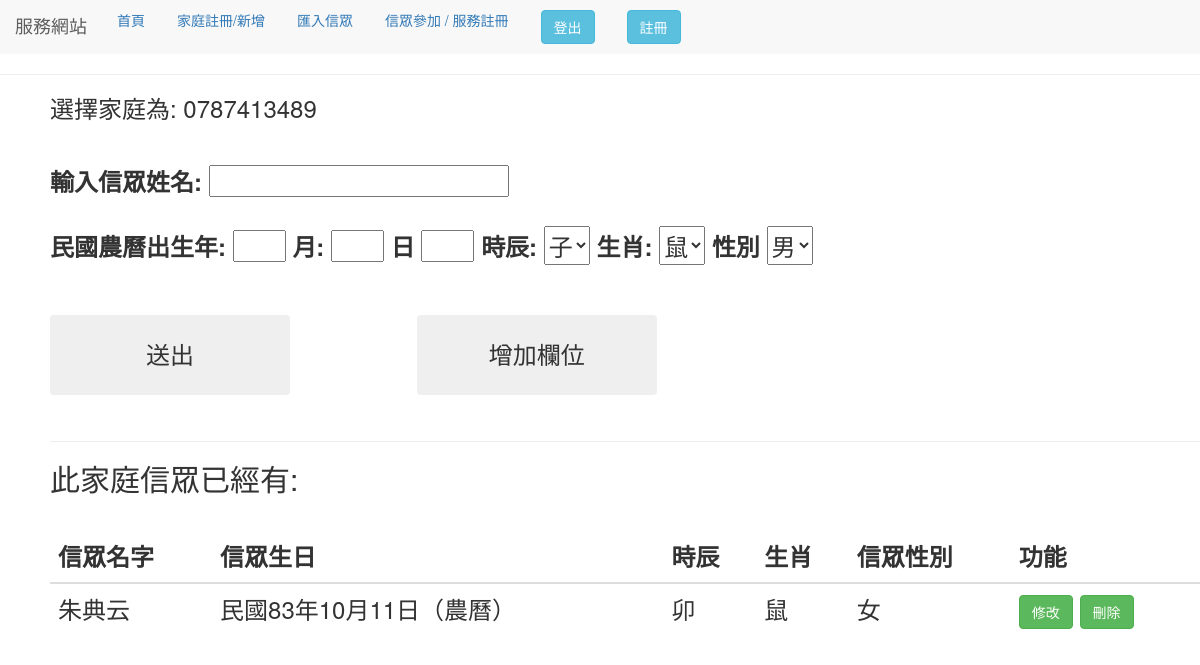
Page /home/43 (signed in) on the earlier database version.
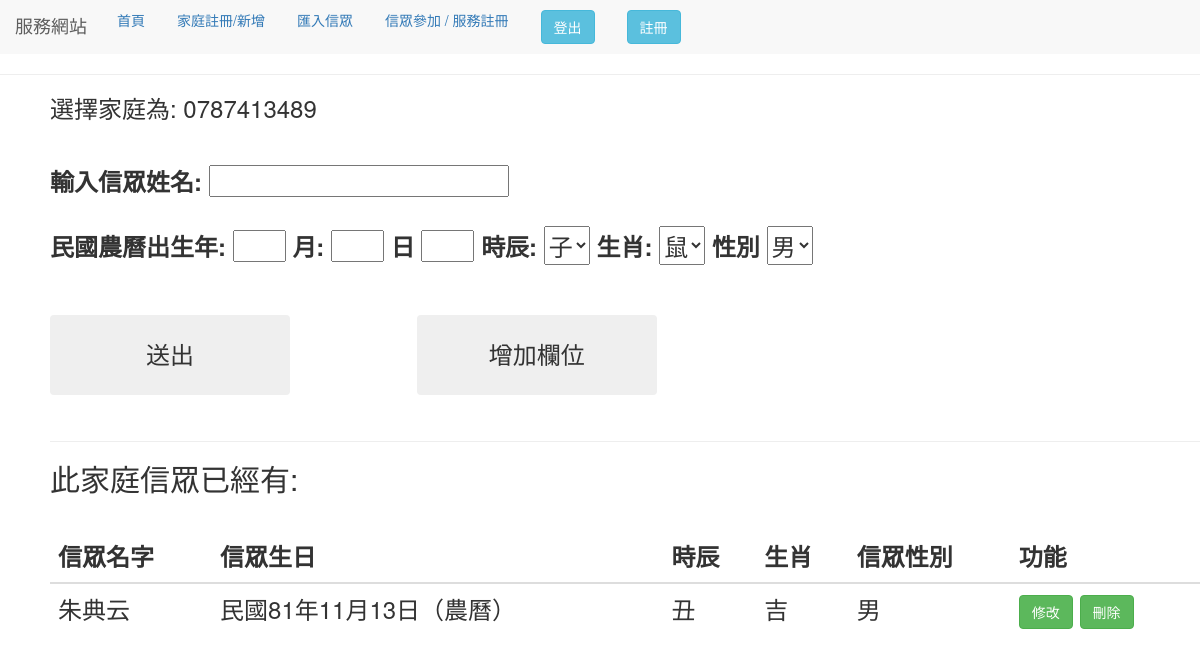
Same page on the later database version.
### use_app/models.py (models this page shows)
class People_data(models.Model):
    name = models.CharField(verbose_name='輸入姓名', max_length=10)
    birthday = models.CharField(verbose_name='西元生日',
                                max_length=20)  # default = timezone.now
    time = models.CharField(max_length=5)
    animal = models.CharField(max_length=3)
    gender = models.CharField(verbose_name='性別',
                              max_length=32,
                              choices=(('male', '男'), ('female', '女')),
                              default="男")
    home_id = models.CharField(max_length=10)
    class Meta:
        verbose_name_plural = '香客資料庫'

### use_app/views.py (the view, shortened to what this page needs)
# urls.py: path("home/<int:pk>",views.people_form,name= "home"),
@login_required(login_url='/use_login')
def people_form(request, pk):
    form = peopleform(request.POST or None)
    fix_form = fix_peopleform(None)
    x_try = Home.objects.get(pk=pk).home_phone
    title_one = "信眾名字"
    title_two = "信眾生日"
    title_three = "信眾性別"
    get_x = "此家庭信眾"
    people_all = People_data.objects.filter(home_id=pk)
    context = locals()
    return render(request, "people_add.html", context)

### use_app/views.py (called while the page is built)
@django.template.defaulttags.register.filter
def BeautifyDateStr(value):
    arr = value.split("-")
    try:
        year = int(arr[0])
    except:
        year = arr[0]
    try:
        month = int(arr[1])
        month = '0' + str(month) if month < 10 else month
    except:
        month = arr[1]
    try:
        day = int(arr[2])
        day = '0' + str(day) if day < 10 else day
    except:
        day = arr[2]
    return "民國" + str(year) + "年" + str(month) + "月" + str(day) + "日（農曆）"

### templates/people_add.html (shortened to what this page needs)
{% extends "base.html" %} {% block title %} 表單 {% endblock %} {% block form %}
<head>
    <link rel="stylesheet" href="//code.jquery.com/ui/1.12.1/themes/base/jquery-ui.css">
</head>
<body>
    <div style="margin-left:50px;">
        <form method='POST' enctype="multipart/form-data">
            {% csrf_token %} 選擇家庭為: {{x_try}} <br>
            <br>
            <div id="use" style="margin-bottom:5vmin">
                <label for="id_name" style="margin-top:20px">輸入信眾姓名:</label>
                {{ form.name }}
                <br><br>
                <label for="id_birthday_y">民國農曆出生年: </label>
                {{form.birthday_y}}
                <label for="id_birthday_m">月:</label>
                {{form.birthday_m}}
                <label for="id_birthday_d">日</label>
                {{form.birthday_d}}
                <label for="id_time">時辰:</label>
                {{form.time}}
                <label for="id_animal">生肖:</label>
                {{form.animal}}
                <label for="id_x_gender">性別</label>
                {{form.gender}}
            </div>
            <div style="margin-top:50px">
                <input style="width:20vw;height: 10vh;font-size:100%;" class="btn btn-outline-dark" type="submit"
                    value="送出" />
                <button type="button" style="width:20vw;height: 10vh;font-size:100%; margin-left:10vw;"
                    class=" btn btn-outline-dark" onclick="ShowMeDate()">增加欄位</button>
            </div>
        </form>
        <br>
        <hr>
        <h2>{{ get_x }}已經有:</h2>
        {% if people_all %}
        <br>
        <table class="table">
            <thead>
                <tr>
                    <th scope="col">{{title_one}}</th>
                    <th scope="col">{{title_two}}</th>
                    <th scope="col">時辰</th>
                    <th scope="col">生肖</th>
                    <th scope="col">{{title_three}}</th>
                    <th scope="col">功能</th>
            </thead>
            <tbody>
                {% for c in people_all %}
                <tr>
                    <td id={{c.name}}> {{ c.name }} </td>
                    <td id={{c.name}}{{c.birthday}}>{{c.birthday|BeautifyDateStr}}</td>
                    <td>{{c.time}}</td>
                    <td id={{c.animal}}> {{ c.animal }} </td>
                    {% if c.gender == "female" %}
                    <td id={{c.name}}{{c.gender}}> 女 </td>
                    {% else %}
                    <td id={{c.name}}{{c.gender}}> 男 </td>
                    {% endif %}
                    <td>
                        <button class="btn btn-success fix"
                            value="{{c.name}}/{{c.gender}}/{{c.birthday}}/{{c.home_id}}/{{c.time}}/{{c.animal}}">
                            修改</button>
                        <a href="home_del/{{c.home_id}}/{{c.pk}}"> <button class="btn btn-success del"
                                value="{{c.home_id}}▲{{c.name}}"> 刪除</button> </a>
                    </td>
                </tr>
                {% endfor %}
            </tbody>
        </table>
        {% else %}
        <p>無資料</p>
        {% endif %}
    </div>
</body>
{% endblock %}

Differences in the rows shown:
changed People_data "朱典云": birthday|BeautifyDateStr "民國83年10月11日（農曆）" → "民國81年11月13日（農曆）"; time "卯" → "丑"; animal "鼠" → "吉"; gender "女" → "男"
